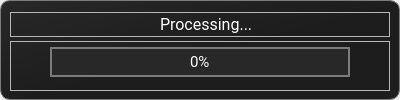
<?xml version="1.0" encoding="UTF-8"?>
<ui version="4.0">
 <class>ProgressWindow</class>
 <widget class="QMainWindow" name="ProgressWindow">
  <property name="geometry">
   <rect>
    <x>0</x>
    <y>0</y>
    <width>400</width>
    <height>100</height>
   </rect>
  </property>
  <property name="sizePolicy">
   <sizepolicy hsizetype="Fixed" vsizetype="Fixed">
    <horstretch>0</horstretch>
    <verstretch>0</verstretch>
   </sizepolicy>
  </property>
  <property name="minimumSize">
   <size>
    <width>400</width>
    <height>100</height>
   </size>
  </property>
  <property name="maximumSize">
   <size>
    <width>500</width>
    <height>200</height>
   </size>
  </property>
  <property name="windowTitle">
   <string/>
  </property>
  <property name="windowIcon">
   <iconset resource="../resources/resources.qrc">
    <normaloff>:/icons/db.ico</normaloff>:/icons/db.ico</iconset>
  </property>
  <property name="toolTipDuration">
   <number>-1</number>
  </property>
  <property name="styleSheet">
   <string notr="true">* {
   color: rgb(255, 255, 255);
}

QStatusBar{
  background-color: rgb(40, 40, 40);
}

QToolTip {
  color: black;
}

QLabel {
  color: rgb(255, 255, 255);
}

QListView {
 border: unset;
}

QListView::item:selected:!active {
  color: rgb(255, 255, 255);
}

QListView::item:hover {
  background-color: rgb(10, 89, 170);
}

QListView::item:selected {
  background-color: rgb(11, 103, 198);
}

QListView{
  outline: none;
}

QScrollBar:vertical {              
    border: unset;
    background-color: rgb(31, 38, 79);
    width:10px;    
    margin: 0px 0px 0px 0px;
}

QScrollBar::handle:vertical {
    border-radius: 4px;
    background-color: rgb(11, 95, 181);
    min-height: 0px;
}

QScrollBar::add-page:horizontal, QScrollBar::sub-page:horizontal,
QScrollBar::add-page:vertical, QScrollBar::sub-page:vertical {
    height: 0px;
    background: none;
}

QScrollBar::add-line:vertical {
    height: 0px;
}

QScrollBar::sub-line:vertical {
    height: 0px;
}</string>
  </property>
  <property name="locale">
   <locale language="English" country="UnitedStates"/>
  </property>
  <widget class="QWidget" name="central_widget">
   <property name="locale">
    <locale language="English" country="UnitedStates"/>
   </property>
   <layout class="QVBoxLayout" name="verticalLayout_2">
    <property name="leftMargin">
     <number>0</number>
    </property>
    <property name="topMargin">
     <number>0</number>
    </property>
    <property name="rightMargin">
     <number>0</number>
    </property>
    <property name="bottomMargin">
     <number>0</number>
    </property>
    <item>
     <widget class="QFrame" name="main_frame">
      <property name="styleSheet">
       <string notr="true">#main_frame {
	border: 1px solid rgb(124, 124, 124);
	border-radius: 10px;
	background-color: qlineargradient(spread:pad, x1:0, y1:0, x2:1, y2:1, stop:0 rgba(40, 40, 40, 255), stop:0.532663 rgba(29, 29, 29, 255));
}</string>
      </property>
      <property name="frameShape">
       <enum>QFrame::StyledPanel</enum>
      </property>
      <property name="frameShadow">
       <enum>QFrame::Raised</enum>
      </property>
      <layout class="QVBoxLayout" name="verticalLayout">
       <item>
        <widget class="QFrame" name="title_frame">
         <property name="sizePolicy">
          <sizepolicy hsizetype="Expanding" vsizetype="Maximum">
           <horstretch>0</horstretch>
           <verstretch>0</verstretch>
          </sizepolicy>
         </property>
         <property name="minimumSize">
          <size>
           <width>0</width>
           <height>25</height>
          </size>
         </property>
         <property name="maximumSize">
          <size>
           <width>16777215</width>
           <height>20</height>
          </size>
         </property>
         <property name="frameShape">
          <enum>QFrame::StyledPanel</enum>
         </property>
         <property name="frameShadow">
          <enum>QFrame::Raised</enum>
         </property>
         <widget class="QLabel" name="title_label">
          <property name="geometry">
           <rect>
            <x>150</x>
            <y>2</y>
            <width>91</width>
            <height>21</height>
           </rect>
          </property>
          <property name="font">
           <font>
            <family>Roboto</family>
            <pointsize>12</pointsize>
            <weight>50</weight>
            <italic>false</italic>
            <bold>false</bold>
           </font>
          </property>
          <property name="styleSheet">
           <string notr="true"/>
          </property>
          <property name="text">
           <string>Processing...</string>
          </property>
         </widget>
        </widget>
       </item>
       <item>
        <widget class="QFrame" name="progress_frame">
         <property name="sizePolicy">
          <sizepolicy hsizetype="Preferred" vsizetype="Maximum">
           <horstretch>0</horstretch>
           <verstretch>0</verstretch>
          </sizepolicy>
         </property>
         <property name="minimumSize">
          <size>
           <width>0</width>
           <height>50</height>
          </size>
         </property>
         <property name="styleSheet">
          <string notr="true"/>
         </property>
         <property name="frameShape">
          <enum>QFrame::StyledPanel</enum>
         </property>
         <property name="frameShadow">
          <enum>QFrame::Raised</enum>
         </property>
         <layout class="QHBoxLayout" name="horizontalLayout_3">
          <property name="spacing">
           <number>0</number>
          </property>
          <property name="leftMargin">
           <number>0</number>
          </property>
          <property name="topMargin">
           <number>0</number>
          </property>
          <property name="rightMargin">
           <number>0</number>
          </property>
          <property name="bottomMargin">
           <number>8</number>
          </property>
          <item>
           <widget class="QProgressBar" name="progress_bar">
            <property name="sizePolicy">
             <sizepolicy hsizetype="Maximum" vsizetype="Fixed">
              <horstretch>0</horstretch>
              <verstretch>0</verstretch>
             </sizepolicy>
            </property>
            <property name="maximumSize">
             <size>
              <width>300</width>
              <height>16777215</height>
             </size>
            </property>
            <property name="font">
             <font>
              <family>Roboto</family>
              <pointsize>11</pointsize>
              <weight>50</weight>
              <bold>false</bold>
              <stylestrategy>PreferDefault</stylestrategy>
              <kerning>true</kerning>
             </font>
            </property>
            <property name="styleSheet">
             <string notr="true">QProgressBar
{
	background-color: rgb(40, 40, 40);
	color: rgb(255, 255, 255);
	border: 2px solid  rgba(255, 255, 255, 100);
	text-align: center;
}

QProgressBar::chunk
{
	background-color: rgb(210, 0, 120);
}</string>
            </property>
            <property name="value">
             <number>0</number>
            </property>
            <property name="alignment">
             <set>Qt::AlignJustify|Qt::AlignVCenter</set>
            </property>
            <property name="textVisible">
             <bool>true</bool>
            </property>
            <property name="orientation">
             <enum>Qt::Horizontal</enum>
            </property>
            <property name="textDirection">
             <enum>QProgressBar::TopToBottom</enum>
            </property>
           </widget>
          </item>
         </layout>
        </widget>
       </item>
      </layout>
     </widget>
    </item>
   </layout>
  </widget>
 </widget>
 <resources>
  <include location="../resources/resources.qrc"/>
 </resources>
 <connections/>
</ui>
